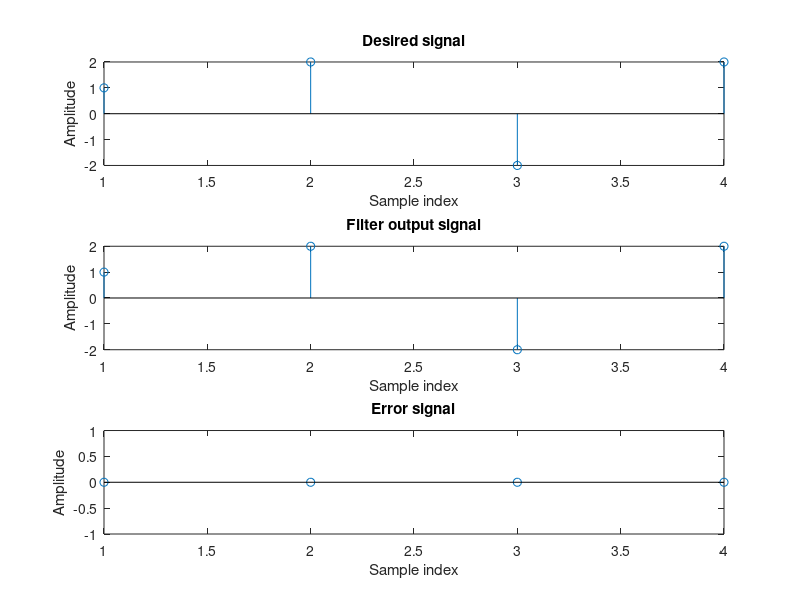

The MATLAB script that drew this image:
clear all
clc

% Define the desired signal d(n) and the input signal x(n)
d = [1 2 -2 2];
x = [0.5 1 -1 1];

% Initialize the adaptive filter coefficients with zeros
w = 0;

% Set the learning rate
mu = 0.5;

% Initialize the output signal y and the error signal e
y = zeros(size(d));
e = zeros(size(d));

% Iterate over the samples of the input signal
for iteration = 1:2
    for n = 1:length(x)
        
        % Compute the filter output y(n) as the dot product of w and x
        y(n) = w * x(n);
    
        % Compute the error signal e(n) as the difference between d(n) and y(n)
        e(n) = d(n) - y(n);
        
        % Update the filter coefficients using the LMS algorithm
        w = w + 2 * mu * e(n) * x(n);
        
    end
end

% Plot the results
figure;
subplot(3,1,1);stem(d);title('Desired signal');xlabel('Sample index');ylabel('Amplitude');
subplot(3,1,2);stem(y);title('Filter output signal');xlabel('Sample index');ylabel('Amplitude');
subplot(3,1,3);stem(e);title('Error signal');xlabel('Sample index');ylabel('Amplitude');

% Print the final filter coefficients
disp('Final filter coefficients:');
disp(w);
